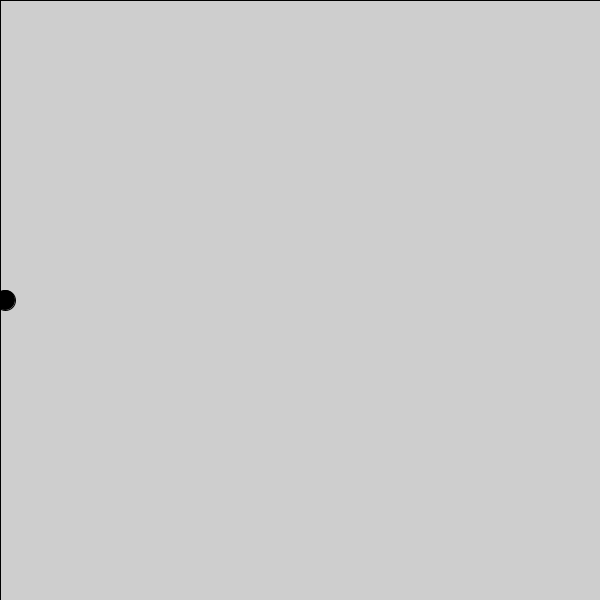
Frame 1 (no input)
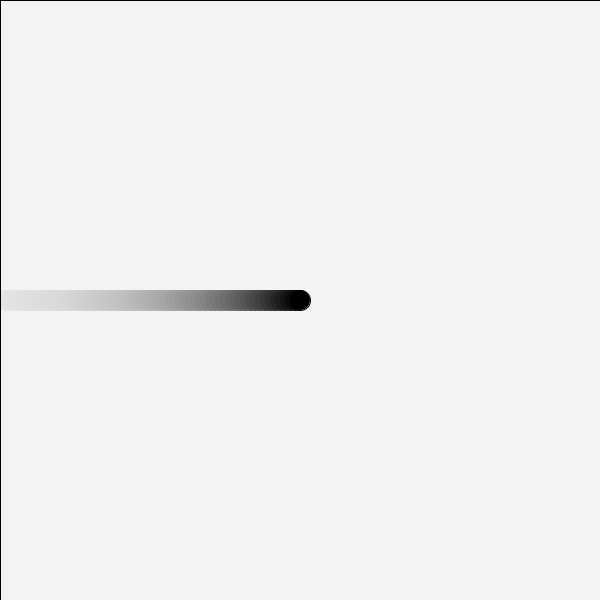
Frame 60 (the mouse pressed at the canvas centre just before this capture)
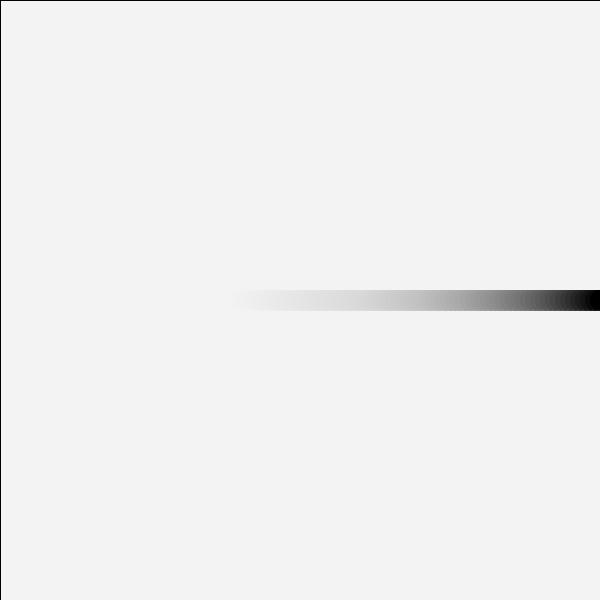
Frame 120 (the mouse held since frame 60 and released just before this capture)

The Processing sketch that drew these frames (run headless with seeded random() and noise(); from frame 60 on, the mouse is pressed at the canvas centre):

// Processing sketch: processing_119669
// ── processing_119669.pde

//MODE DE PROGRAMACIO DINAMIC

float x=0; //declarant la variable a fora de la funció, em doto de memoria
float y=0;

void setup()
{
  //AQUI LA INFORMACIO QUE REPETEIXO UN SOL COP
  size(600,600);
  fill(0);
}

void draw()
{
  //AQUI LA INFORMACIO QUE VULL REPETIR CADA COP QUE PINTO LA PANTALLA  
  fill(255, 10);
  rect(0,0,width, height);
  fill(0);
  x=x+5;
  y=300;
  ellipse(x,y,20,20);
}
